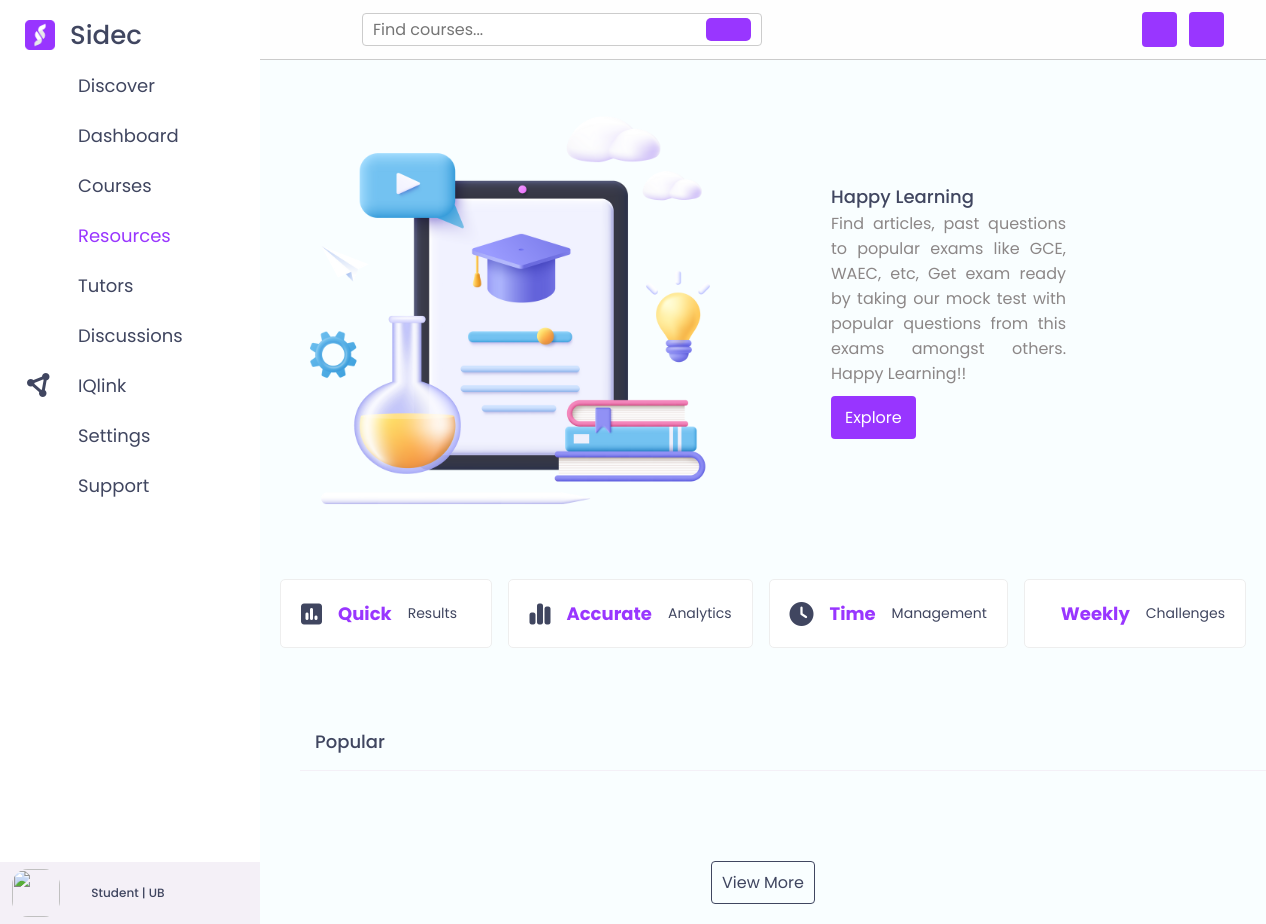
The app's page /resources, older data.
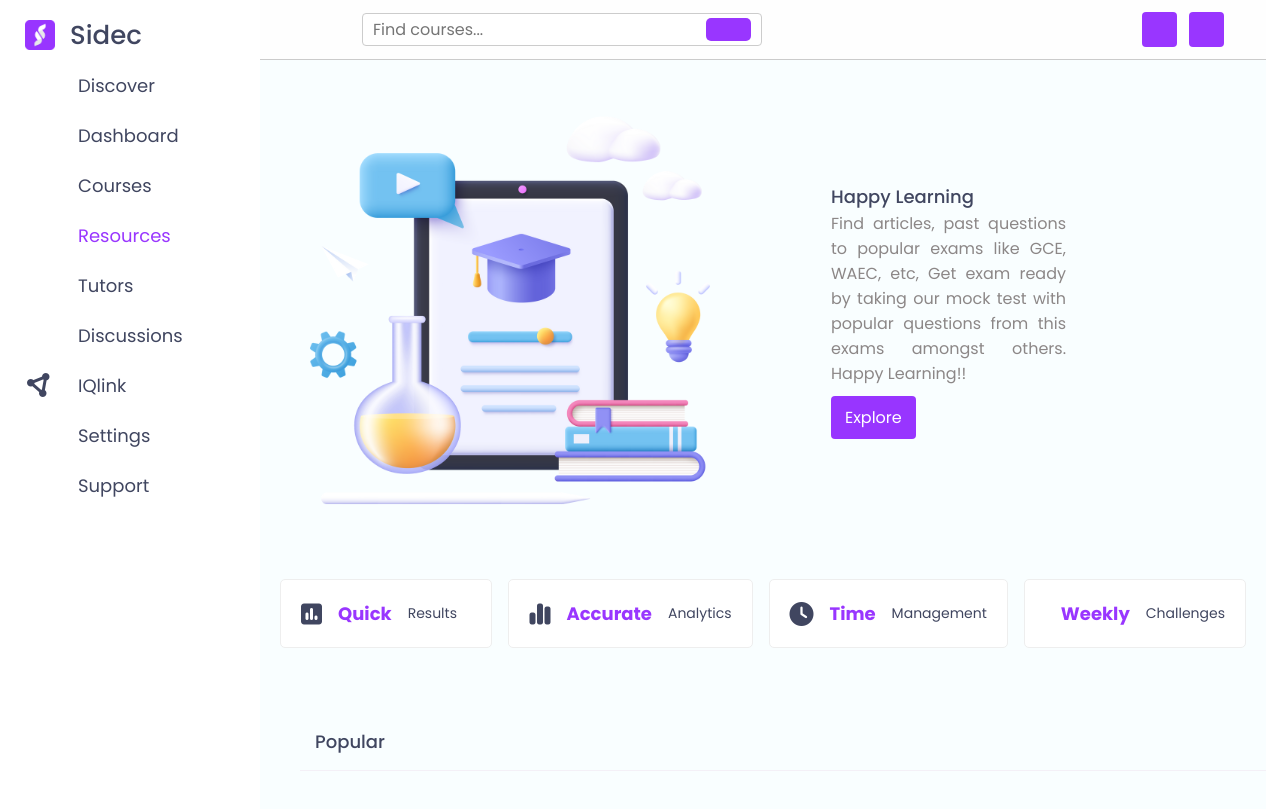
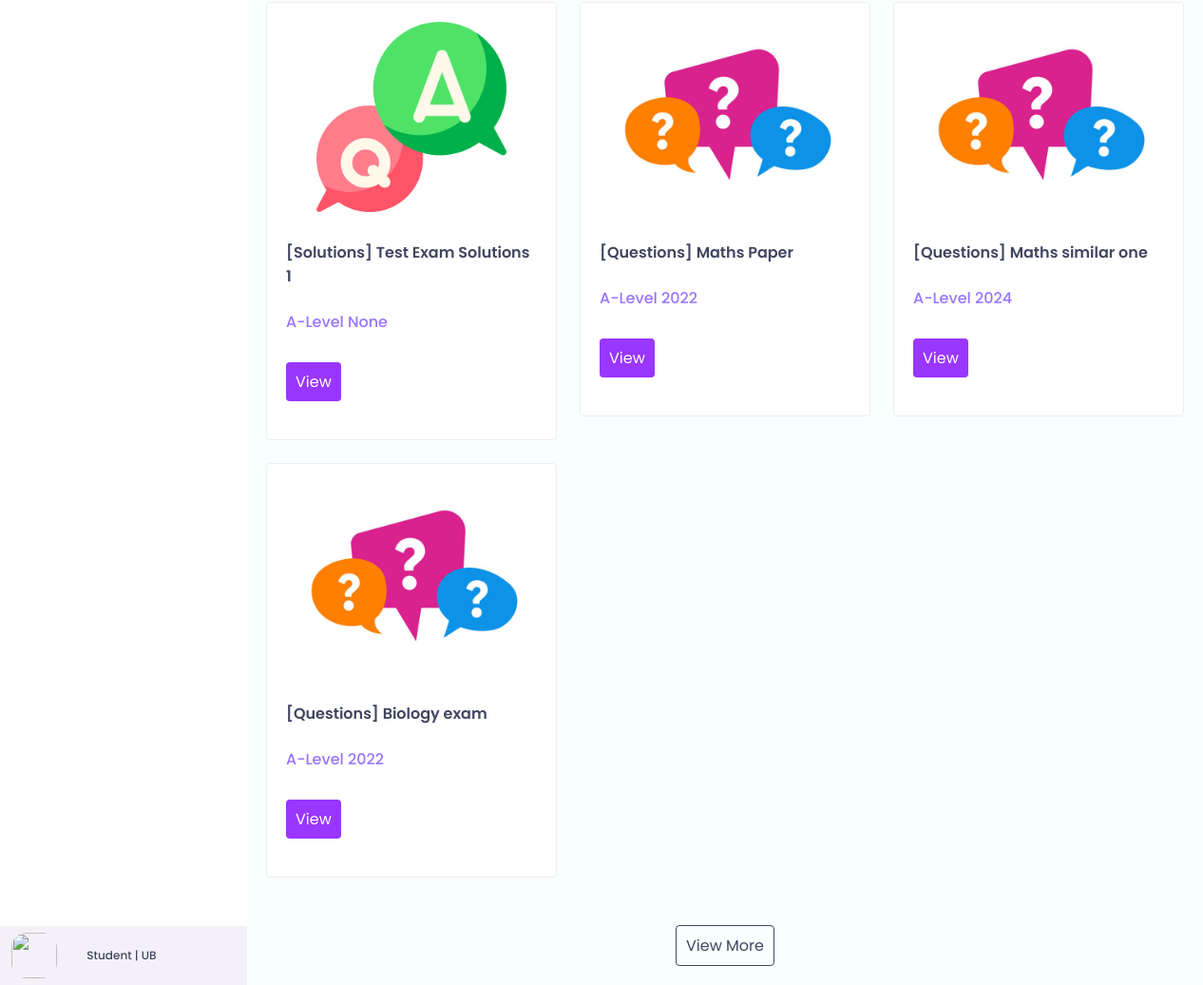
The same page, newer data (2 pictures, top to bottom).
### base/models.py (models this page shows)
class Resource(models.Model):
    RESOURCE_TYPES = [
        ('QNS', 'Questions'),
        ('SOL', 'Solutions'),
    ]
    title = models.CharField(max_length=255)
    subject = models.CharField(max_length=255, blank=True, null=True)
    level = models.CharField(max_length=255, blank=True, null=True)
    year = models.CharField(max_length=4, blank=True, null=True)
    resource_type = models.CharField(max_length=3, choices=RESOURCE_TYPES)
    pdf_file = models.FileField(upload_to='resources')
    def __str__(self):
        return self.title

### base/views.py (the view)
# urls.py: path('resources', views.resources, name='resources'),
def resources(request):
    resources = Resource.objects.all()
    context = {'resources': resources}
    return render(request, 'main_pages/resources.html', context)

### templates/main_pages/resources.html (shortened to what the changed rows need)
{% load static %}
<!DOCTYPE html>
<html lang="en">
<head>
    <link rel="stylesheet" href="{% static 'css/resources.css' %}">
    <link rel="stylesheet" href="https://cdnjs.cloudflare.com/ajax/libs/font-awesome/6.5.1/css/all.min.css" />
    <link rel="stylesheet" href="https://cdnjs.cloudflare.com/ajax/libs/remixicon/3.6.0/remixicon.css" />
</head>
<body>
    <section class="home-section header">
            <div id="resources_0">
                <h1 class="heading hd2">Popular</h1>
                <div class="box-container">
                    {% for resource in resources %}
                    <a href="{% url 'resource_material' resource.id %}" style="text-decoration: none;">
                        <div class="box">
                            <div class="tutor">
                                <img src="{% if resource.resource_type == 'QNS' %}{% static 'images/Questions.jpg' %}{% else %}{% static 'images/question_1055391.png' %}{% endif %}" style="object-fit: contain;" class="thumb" alt="food & science">
                                <h3 class="title">{% if resource.resource_type == 'QNS' %}[Questions]{% else %}[Solutions]{% endif %} {{resource}}</h3>
                                <h3 style="color: #9875ff; font-weight: 500;">{{resource.level}} {{resource.year}}</h3>
                                <span class="inline-btn" style="margin-top: 10px;">View </span>
                            </div>
                        </div>
                    </a>
                    {% endfor %}
                </div>
            </div>
    </section>
</body>
</html>

Row changes from the older to the newer data that the page shows:
added Resource: resource_type "[Solutions]", title "Test Exam Solutions 1", level "A-Level", year "None"
added Resource: resource_type "[Questions]", title "Maths Paper", level "A-Level", year "2022"
added Resource: resource_type "[Questions]", title "Maths similar one", level "A-Level", year "2024"
added Resource: resource_type "[Questions]", title "Biology exam", level "A-Level", year "2022"
